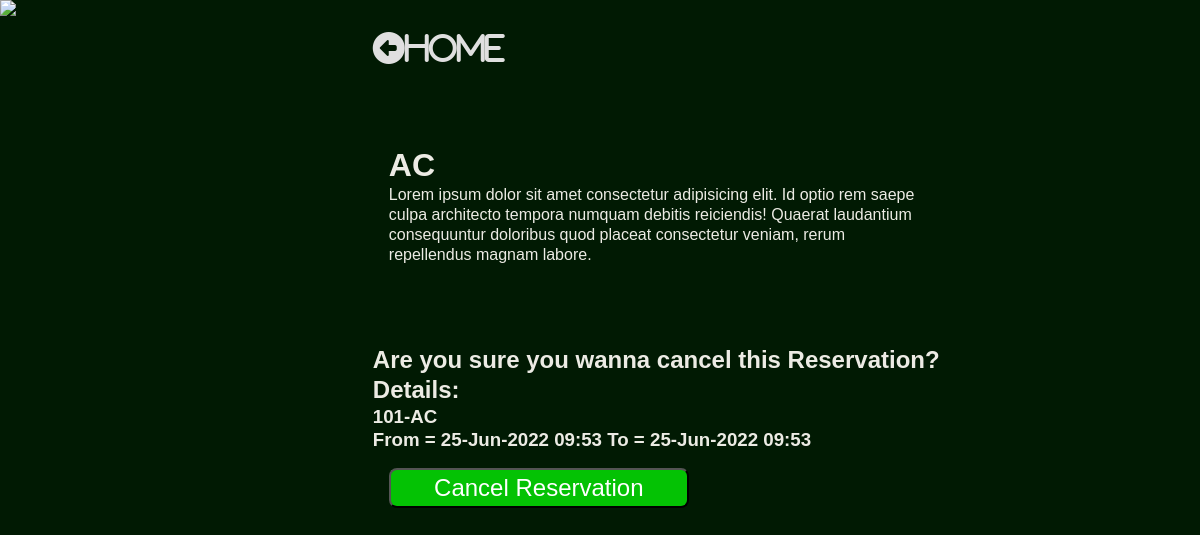
The page /reservation/cancel/13 on the database its author committed.
### hotel/models.py (models this page shows, shortened)
class Reservation(models.Model):
    user = models.ForeignKey(settings.AUTH_USER_MODEL, on_delete=models.CASCADE)
    room = models.ForeignKey(Room, on_delete=models.CASCADE)
    check_in = models.DateTimeField()
    check_out = models.DateTimeField()
    def __str__ (self):
        return f' From = {self.check_in.strftime("%d-%b-%Y %H:%M")} To = {self.check_out.strftime("%d-%b-%Y %H:%M")}'
    def get_room_category(self):
        room_categories = dict(self.room.ROOM_CATEGORIES)
        room_category = room_categories.get(self.room.category)
        return room_category

class Room(models.Model):
    ROOM_CATEGORIES=(
        ('YAC', 'AC'),
        ('NAC', 'NON-AC'),
        ('DEL', 'DELUXE'),
        ('KIN', 'KING'),
        ('QUE', 'QUEEN'),
    )
    number = models.IntegerField()
    category = models.CharField(max_length=3, choices=ROOM_CATEGORIES)
    beds = models.IntegerField()
    capacity = models.IntegerField()

### hotelViews/views.py (the view)
# urls.py: path('reservation/cancel/<pk>', CancelReservationView.as_view(), name='CancelReservationView'),
class CancelReservationView(DeleteView):
    model = Reservation
    template_name = 'reservation_cancel_view.html'
    success_url = reverse_lazy('hotelViews:ReservationList')

### hotelViews/templates/reservation_cancel_view.html (shortened to what this page needs)
{% load static %}
<!DOCTYPE html>
<html lang="en">
  <head>
    <link
      rel="stylesheet"
      href="{% static 'hotel/css/room_detail_view.css' %}"
    />
  </head>
  <body>
    <div class="content">
      <div class="image">
        <img
          src="https://images.unsplash.com/photo-1519710164239-da123dc03ef4?ixlib=rb-1.2.1&ixid=eyJhcHBfaWQiOjEyMDd9&auto=format&fit=crop&w=500&q=60"
        />
      </div>
      <div class="room">
        <div class="home">
          <a href="{% url 'hotelViews:RoomListView' %}"
            ><i class="fas fa-arrow-alt-circle-left">Home</i></a
          >
        </div>
        <div class="room-info">
          <h1>{{reservation.get_room_category}}</h1>
          <p>
            Lorem ipsum dolor sit amet consectetur adipisicing elit. Id optio
            rem saepe culpa architecto tempora numquam debitis reiciendis!
            Quaerat laudantium consequuntur doloribus quod placeat consectetur
            veniam, rerum repellendus magnam labore.
          </p>
        </div>
        <form id="booking-form" action="" method="POST">
          <h2>Are you sure you wanna cancel this Reservation? Details:</h2>
          <h3>
            {{reservation.room.number}}-{{reservation.get_room_category}}<br />
            {{reservation}}
          </h3>
          <div class="input-div">
            <button type="submit">Cancel Reservation</button>
          </div>
        </form>
      </div>
    </div>
  </body>
</html>

### hotelViews/static/hotel/css/room_detail_view.css (style rules this page uses)
* { padding: 0; margin: 0; box-sizing: border-box; }
body { background-color: rgb(1, 26, 3); color: rgb(236, 235, 228); font-family: sans-serif; line-height: 1.25; height: 100vh; }
.content { display: flex; flex-direction: row; flex-wrap: wrap; width: 100%; justify-content: left; }
.image { flex: 0.3; }
.room { flex: 0.5; margin: 2rem; display: flex; text-align: left; align-items: start; flex-direction: column; }
.home { flex: 0.2; }
.home a { font-size: 14px; }
.room-info { flex: 0.4; margin: 5rem 1rem; }
form { display: flex; flex: 0.4 1 auto; flex-direction: column; }
.image img { flex: 1; max-height: 99.2vh; }
i { color: #dfdfdf; font-size: 2rem; }
.input-div { flex: 1 1 auto; margin: 1rem; display: flex; flex-direction: column; justify-content: space-between; }
input, button { flex: 1; width: 300px; border-radius: 0.5rem; line-height: 1.5; font-size: 1.5rem; color: #555; }
button { background-color: rgb(4, 194, 4); color: white; outline: none; }

### rows shown on the page
Reservation: get_room_category "AC", room.number "101", check_in+check_out "From = 25-Jun-2022 09:53 To = 25-Jun-2022 09:53"
